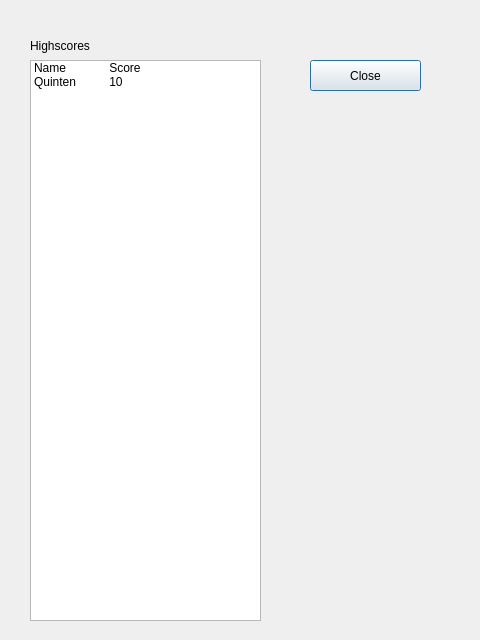
<?xml version="1.0" encoding="UTF-8"?>
<ui version="4.0">
 <class>HighscoresWindow</class>
 <widget class="QDialog" name="HighscoresWindow">
  <property name="geometry">
   <rect>
    <x>0</x>
    <y>0</y>
    <width>480</width>
    <height>640</height>
   </rect>
  </property>
  <property name="windowTitle">
   <string>Dialog</string>
  </property>
  <widget class="QListWidget" name="listWidget">
   <property name="geometry">
    <rect>
     <x>30</x>
     <y>60</y>
     <width>231</width>
     <height>561</height>
    </rect>
   </property>
   <item>
    <property name="text">
     <string>Name             Score </string>
    </property>
   </item>
   <item>
    <property name="text">
     <string>Quinten          10</string>
    </property>
   </item>
  </widget>
  <widget class="QPushButton" name="closeButton">
   <property name="geometry">
    <rect>
     <x>310</x>
     <y>60</y>
     <width>111</width>
     <height>31</height>
    </rect>
   </property>
   <property name="text">
    <string>Close</string>
   </property>
  </widget>
  <widget class="QLabel" name="label">
   <property name="geometry">
    <rect>
     <x>30</x>
     <y>35</y>
     <width>131</width>
     <height>21</height>
    </rect>
   </property>
   <property name="text">
    <string>Highscores</string>
   </property>
  </widget>
 </widget>
 <resources/>
 <connections/>
</ui>
